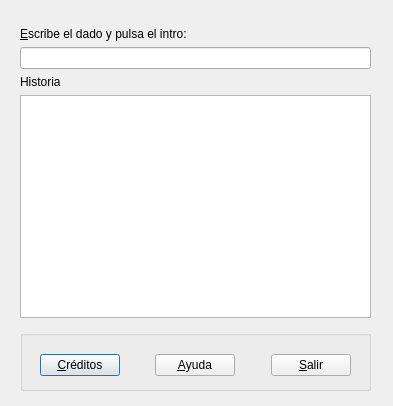
<?xml version="1.0" encoding="UTF-8"?>
<ui version="4.0">
 <class>dialogo</class>
 <widget class="QDialog" name="dialogo">
  <property name="geometry">
   <rect>
    <x>0</x>
    <y>0</y>
    <width>393</width>
    <height>406</height>
   </rect>
  </property>
  <property name="windowTitle">
   <string>Dadero Beta</string>
  </property>
  <widget class="QGroupBox" name="groupBox">
   <property name="geometry">
    <rect>
     <x>20</x>
     <y>330</y>
     <width>351</width>
     <height>61</height>
    </rect>
   </property>
   <property name="title">
    <string/>
   </property>
   <widget class="QWidget" name="horizontalLayoutWidget">
    <property name="geometry">
     <rect>
      <x>20</x>
      <y>10</y>
      <width>311</width>
      <height>51</height>
     </rect>
    </property>
    <layout class="QHBoxLayout" name="horizontalLayout">
     <item>
      <widget class="QPushButton" name="botonCreditos">
       <property name="text">
        <string>&amp;Créditos</string>
       </property>
      </widget>
     </item>
     <item>
      <spacer name="horizontalSpacer_2">
       <property name="orientation">
        <enum>Qt::Horizontal</enum>
       </property>
       <property name="sizeHint" stdset="0">
        <size>
         <width>40</width>
         <height>20</height>
        </size>
       </property>
      </spacer>
     </item>
     <item>
      <widget class="QPushButton" name="botonAyuda">
       <property name="text">
        <string>&amp;Ayuda</string>
       </property>
      </widget>
     </item>
     <item>
      <spacer name="horizontalSpacer">
       <property name="orientation">
        <enum>Qt::Horizontal</enum>
       </property>
       <property name="sizeHint" stdset="0">
        <size>
         <width>40</width>
         <height>20</height>
        </size>
       </property>
      </spacer>
     </item>
     <item>
      <widget class="QPushButton" name="botonSalir">
       <property name="toolTip">
        <string>Control+Q</string>
       </property>
       <property name="text">
        <string>&amp;Salir</string>
       </property>
       <property name="icon">
        <iconset resource="resources.qrc">
         <normaloff>:/recursos/iconos/Crystal_Clear_action_exit.png</normaloff>:/recursos/iconos/Crystal_Clear_action_exit.png</iconset>
       </property>
      </widget>
     </item>
    </layout>
   </widget>
  </widget>
  <widget class="QWidget" name="verticalLayoutWidget">
   <property name="geometry">
    <rect>
     <x>20</x>
     <y>27</y>
     <width>351</width>
     <height>291</height>
    </rect>
   </property>
   <layout class="QVBoxLayout" name="verticalLayout">
    <item>
     <widget class="QLabel" name="label">
      <property name="text">
       <string>&amp;Escribe el dado y pulsa el intro:</string>
      </property>
      <property name="buddy">
       <cstring>linea</cstring>
      </property>
     </widget>
    </item>
    <item>
     <layout class="QHBoxLayout" name="horizontalLayout_2">
      <item>
       <widget class="QLineEdit" name="linea"/>
      </item>
     </layout>
    </item>
    <item>
     <widget class="QLabel" name="label_2">
      <property name="text">
       <string>Historia</string>
      </property>
     </widget>
    </item>
    <item>
     <widget class="QTextEdit" name="cajaTexto">
      <property name="readOnly">
       <bool>true</bool>
      </property>
     </widget>
    </item>
   </layout>
  </widget>
  <action name="actionSalir">
   <property name="icon">
    <iconset resource="resources.qrc">
     <normaloff>:/recursos/iconos/Crystal_Clear_action_exit.png</normaloff>:/recursos/iconos/Crystal_Clear_action_exit.png</iconset>
   </property>
   <property name="text">
    <string>Sale del programa</string>
   </property>
   <property name="toolTip">
    <string>Sale del programa</string>
   </property>
   <property name="shortcut">
    <string>Ctrl+Q</string>
   </property>
  </action>
 </widget>
 <tabstops>
  <tabstop>linea</tabstop>
  <tabstop>botonCreditos</tabstop>
  <tabstop>botonAyuda</tabstop>
  <tabstop>botonSalir</tabstop>
 </tabstops>
 <resources>
  <include location="resources.qrc"/>
 </resources>
 <connections>
  <connection>
   <sender>botonSalir</sender>
   <signal>clicked()</signal>
   <receiver>actionSalir</receiver>
   <slot>trigger()</slot>
   <hints>
    <hint type="sourcelabel">
     <x>299</x>
     <y>257</y>
    </hint>
    <hint type="destinationlabel">
     <x>-1</x>
     <y>-1</y>
    </hint>
   </hints>
  </connection>
  <connection>
   <sender>actionSalir</sender>
   <signal>triggered()</signal>
   <receiver>dialogo</receiver>
   <slot>close()</slot>
   <hints>
    <hint type="sourcelabel">
     <x>-1</x>
     <y>-1</y>
    </hint>
    <hint type="destinationlabel">
     <x>199</x>
     <y>149</y>
    </hint>
   </hints>
  </connection>
 </connections>
</ui>
